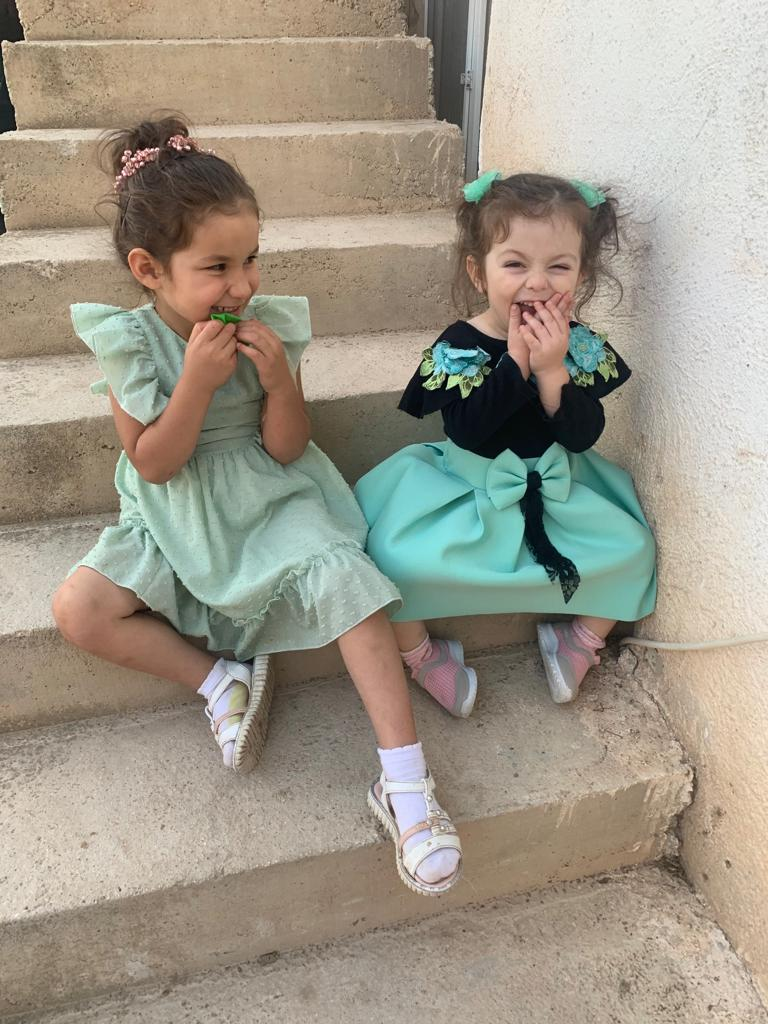
#> input picture Src/Kizlarim.jpg, 768 x 1024 px, found by its file name
$ python Thresholding1.py
#> lines starting #> are read from the running program, lines starting #| are printed output that depends on the picture; after the words box and inside, x2 and y2 are one past the last pixel; in counts of white or black regions, pixels touching at a corner belong together
import cv2
import numpy as np
from matplotlib import pyplot as plt

img=cv2.imread('C:\\Open_Cv_Uygulamalar\\Src\\Kizlarim.jpg',0)
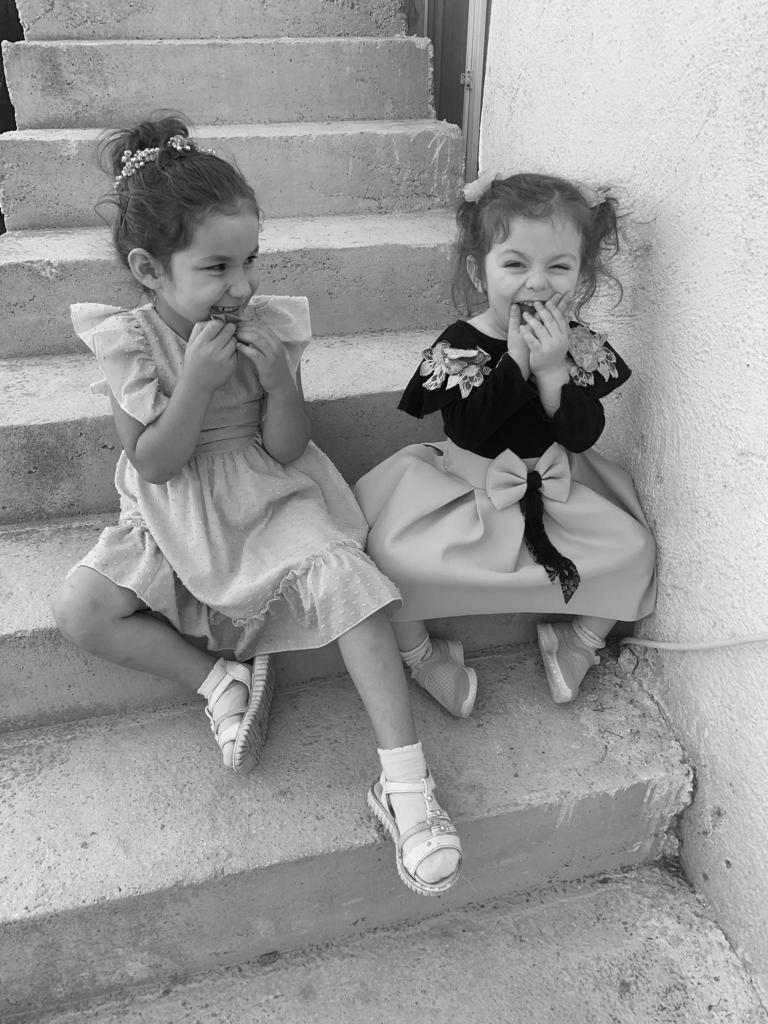
#> img: shape (1024, 768); min 0, max 255, mean 152.2
                #(gri tonlamalı bir görüntü olması gereken kaynak görüntüdür,piksel değeri min,piksel değeri max,eşikleme işlemi)
ret,thresh1=cv2.threshold(img,127,255,cv2.THRESH_BINARY)
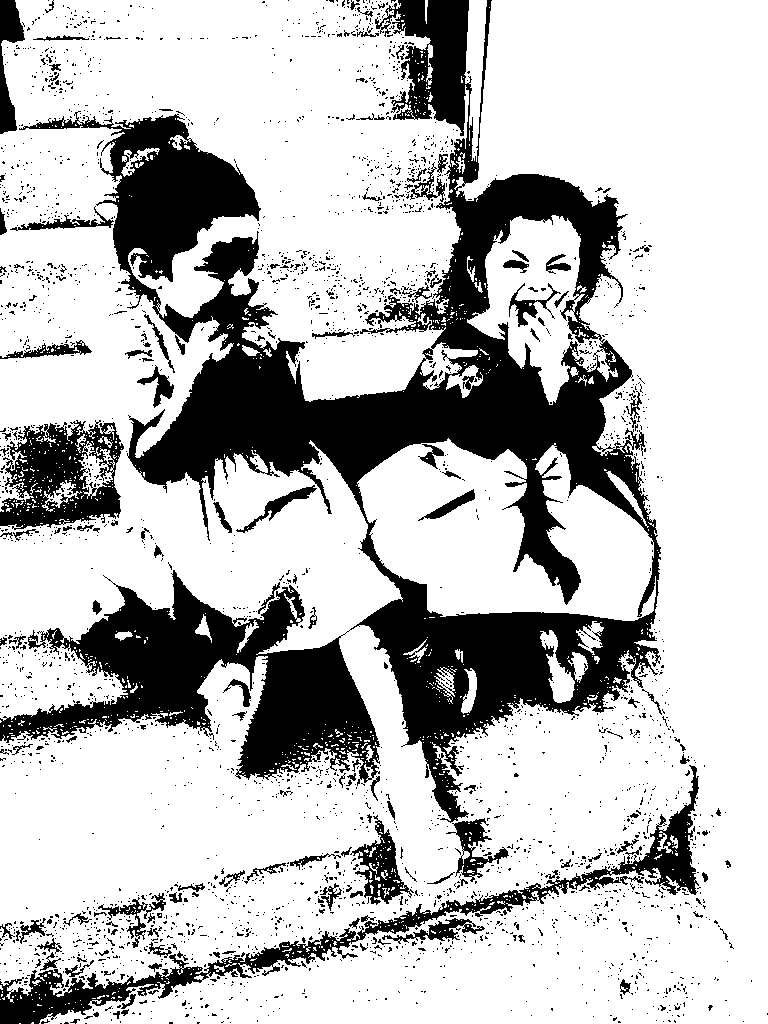
#> thresh1: shape (1024, 768); 74.6% white; 2950 black regions (2786 under 20 px), largest, box (x1, y1, x2, y2) and area: (0, 0, 661, 823) 151138, (0, 765, 699, 1024) 13035, (0, 420, 124, 530) 7927

ret,thresh2=cv2.threshold(img,127,255,cv2.THRESH_BINARY_INV)

ret,thresh3=cv2.threshold(img,127,255,cv2.THRESH_TRUNC)
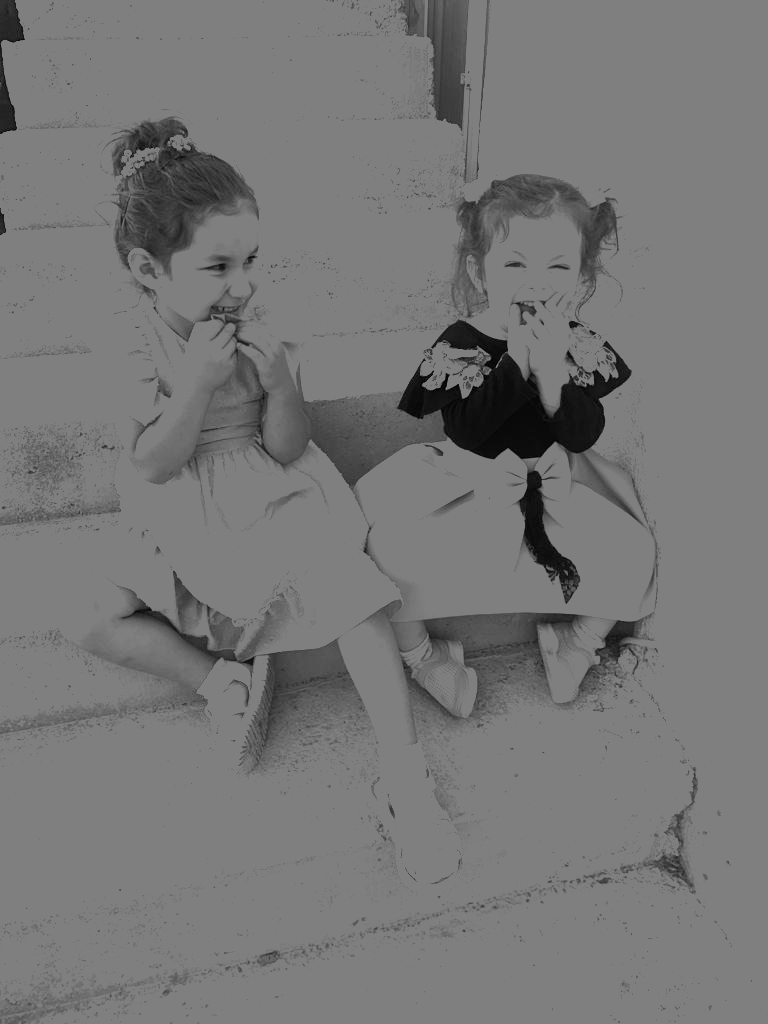
#> thresh3: shape (1024, 768); min 0, max 127, mean 118.3

ret,thresh4=cv2.threshold(img,127,255,cv2.THRESH_TOZERO)
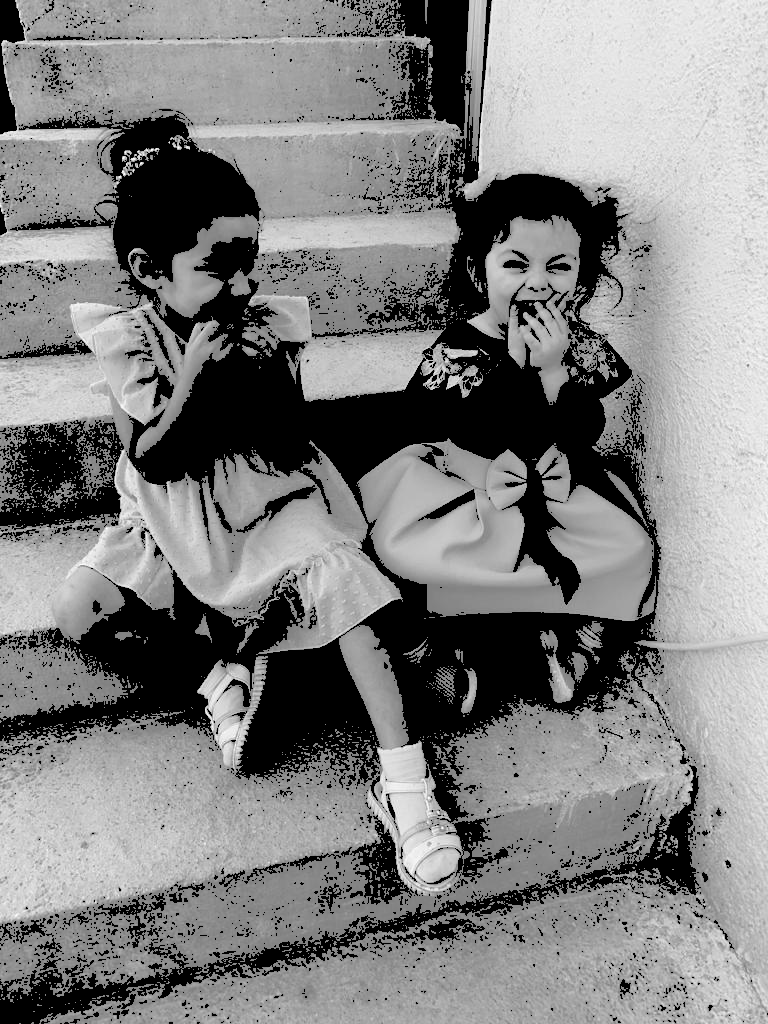
#> thresh4: shape (1024, 768); min 0, max 255, mean 128.6

ret,thresh5=cv2.threshold(img,127,255,cv2.THRESH_TOZERO_INV)
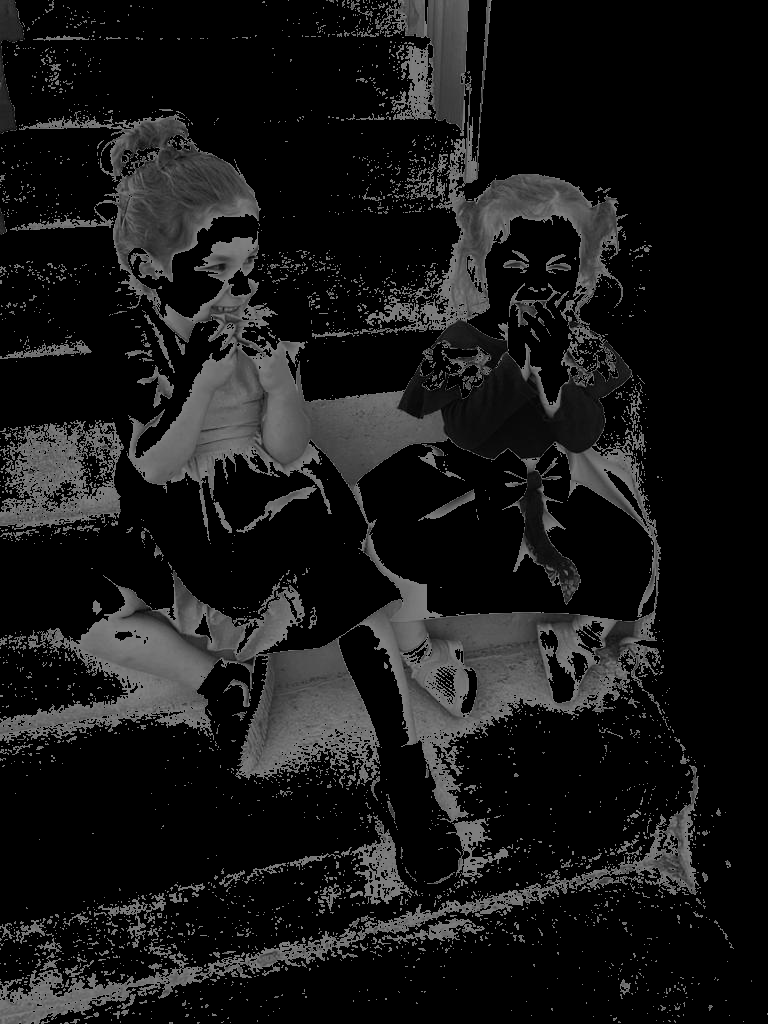
#> thresh5: shape (1024, 768); min 0, max 127, mean 23.6


titles = ['Original Image','BINARY','BINARY_INV','TRUNC','TOZERO','TOZERO_INV']


images = [img, thresh1, thresh2, thresh3, thresh4, thresh5]

for i in range(len(images)):
    plt.subplot(2,3,i+1)
    plt.imshow(images[i],'gray',vmin=0,vmax=255)
    plt.title(titles[i])
    plt.xticks([])
    plt.yticks([])
    plt.show()
#> this loop made 6 passes

$ run again, with Src/Guzum.jpg copied over Src/Kizlarim.jpg
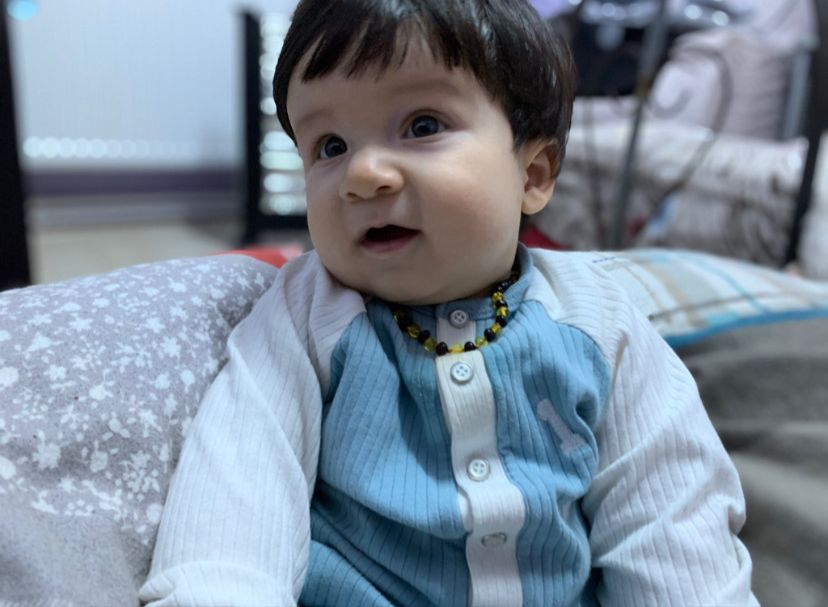
#> input picture Src/Guzum.jpg, 828 x 607 px, found by its file name
#> `ret,thresh1=cv2.threshold(img,127,255,cv2.THRESH_BINARY)`:
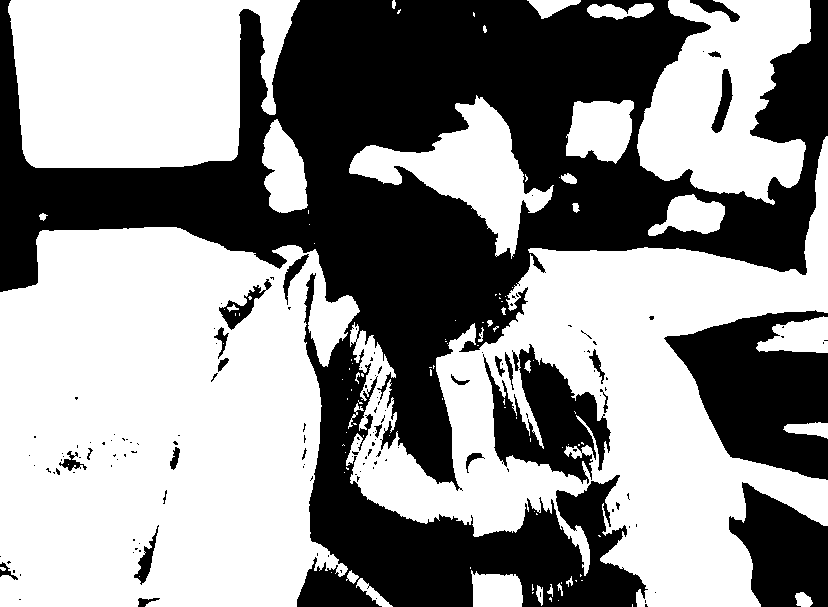
#> thresh1: shape (607, 828); 56.9% white; 148 black regions (121 under 20 px), largest, box (x1, y1, x2, y2) and area: (0, 0, 828, 607) 178200, (664, 310, 828, 480) 16810, (483, 344, 611, 484) 8586
#> `ret,thresh5=cv2.threshold(img,127,255,cv2.THRESH_TOZERO_INV)`:
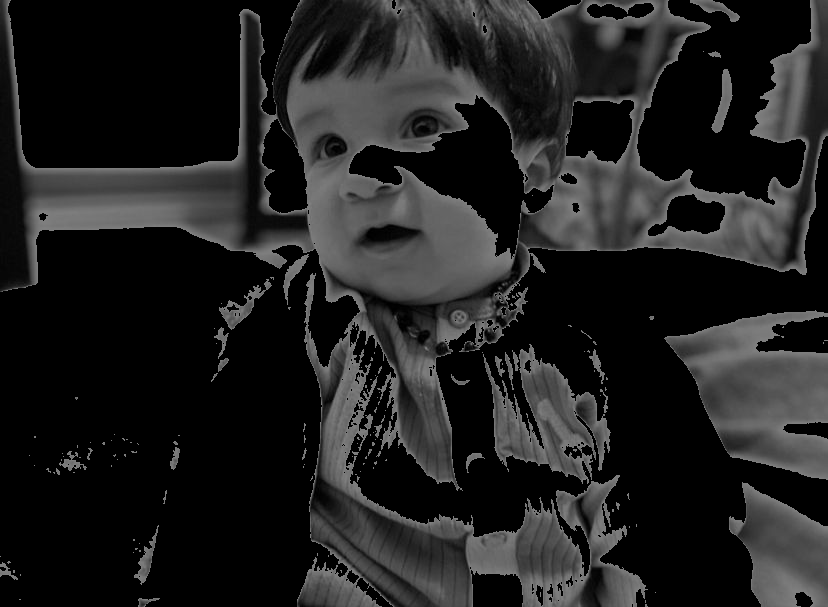
#> thresh5: shape (607, 828); min 0, max 127, mean 32.4
#> the loop `for i in range(len(images)):` made 6 passes

$ run again, with Src/bilateral.jpg copied over Src/Kizlarim.jpg
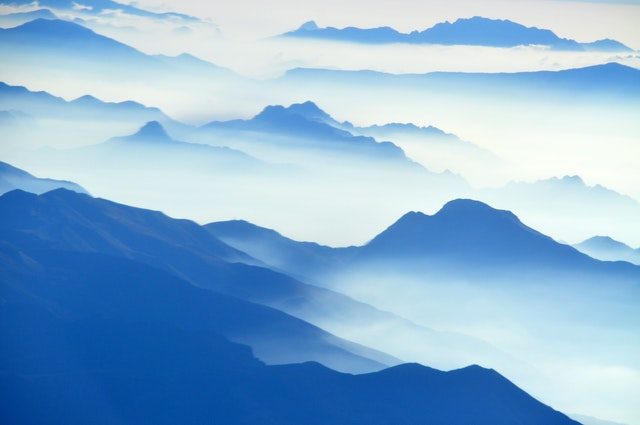
#> input picture Src/bilateral.jpg, 640 x 425 px, found by its file name
#> `ret,thresh1=cv2.threshold(img,127,255,cv2.THRESH_BINARY)`:
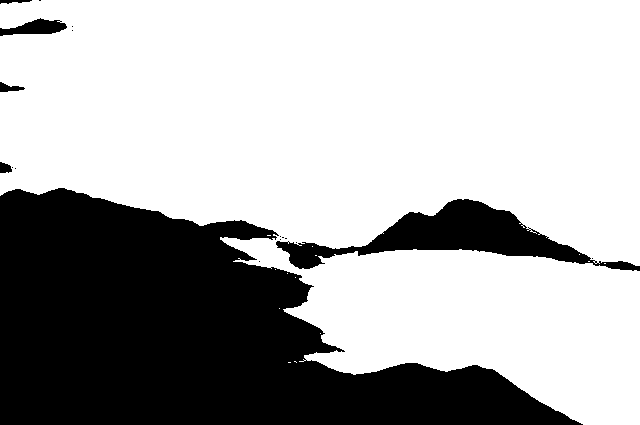
#> thresh1: shape (425, 640); 68.2% white; 18 black regions (12 under 20 px), largest, box (x1, y1, x2, y2) and area: (0, 188, 583, 425) 76779, (276, 199, 640, 271) 8572, (0, 18, 67, 36) 681, (0, 82, 25, 92) 137, (0, 162, 12, 173) 101, (0, 0, 32, 4) 81
#> `ret,thresh5=cv2.threshold(img,127,255,cv2.THRESH_TOZERO_INV)`:
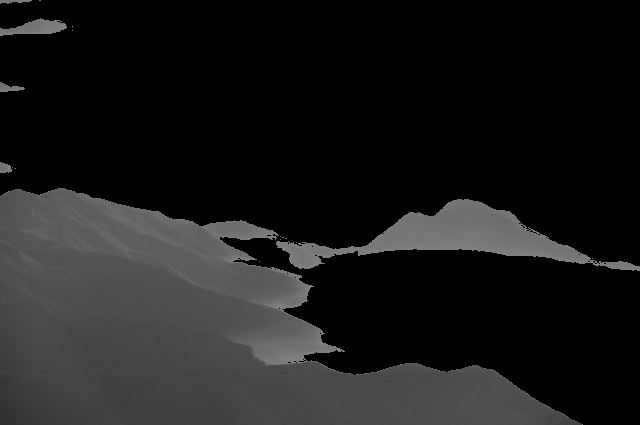
#> thresh5: shape (425, 640); min 0, max 127, mean 26.6
#> the loop `for i in range(len(images)):` made 6 passes
